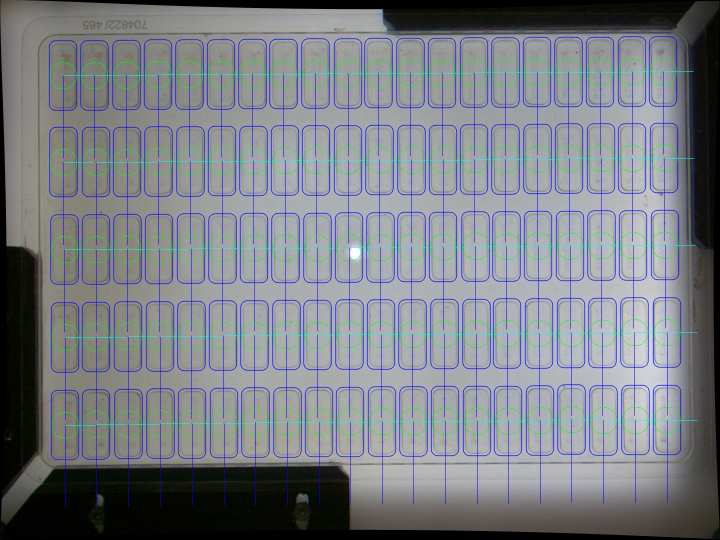
#> input picture rois_100.jpg, 1440 x 1080 px (shown at 1/2 size)
$ python -i split_data.py   (imports and definitions only)
#> lines starting #> are read from the running program, lines starting #| are printed output that depends on the picture; after the words box and inside, x2 and y2 are one past the last pixel; in counts of white or black regions, pixels touching at a corner belong together
### uitls.py
import math
import numpy as np
import cv2
from sklearn.cluster import KMeans

KS = 15

# [17 lines left out: functions get_distance, get_angle, not called in this run]

class feature:
    # [11 lines left out: functions __init__, __str__, not called in this run]

    def __repr__(self) -> str:
        return self.__str__()


# [69 lines left out: functions get_features, draw_features, draw_ok_nok, not called in this run]

def draw_roi(i, roi):
    cv2.rectangle(i, (0,0), roi[2::], (255,255,255), 3)


# [19 lines left out: functions divide_img_blocks, calculate_roi_coordinates, not called in this run]

def calculate_average_coordinates(coordinates, threshold):
    coordinates_array = np.array(coordinates)

    # Calculate pairwise distances
    pairwise_distances = np.linalg.norm(coordinates_array[:, None, :] - coordinates_array, axis=-1)

    # Create a mask for coordinates that are close to each other
    close_coordinates_mask = pairwise_distances < threshold

    # Calculate the average of each group of close coordinates
    average_coordinates = np.array([np.mean(coordinates_array[mask], axis=0) for mask in close_coordinates_mask])
    average_coordinates = np.unique(average_coordinates, axis=0)
    return average_coordinates.tolist()

# [9 lines left out: function auto_canny, not called in this run]

# [3 lines that do not run on import are left out]

### split_data.py
import sys
from os.path import exists, join
from os import listdir
from cv2 import selectROIs, destroyAllWindows, imread, imwrite, COLOR_BGR2GRAY, IMREAD_GRAYSCALE, cvtColor, resize, imwrite

from pickle import load, dump
from numpy import unique, append, array

from uuid import uuid1 as _id

import argparse

def applyRois(image, rois=[], expand=(0,0)):
    return ( image[y:y+h, x:x+w]  for x, y, w, h in rois )

# [4 lines left out: function createRois, not called in this run]

def saveRois(path, rois):
    with open(path or './rois', 'wb') as file:
        return dump(rois, file)

# [29 lines left out: functions loadRois, loadFrames, saveFrames, normalizeData, not called in this run]

def AdvancedRois(frame_path, w=55, h=77, r=0.7, _min=35, _max=40, group=50, show=True):
#> called with frame_path = 'rois_100.jpg', w = 55, h = 77, r = 0.7, _min = 35, _max = 40, group = 50, show = True
    import cv2
    import numpy as np
    from roi_viewer import calculate_corners, rounded_rectangle
    from uitls import calculate_average_coordinates

    frame = cv2.imread(frame_path)
#> frame is the input picture: shape (1080, 1440, 3); mean B, G, R 133.6, 126.9, 123
    drawing = np.zeros((frame.shape[0], frame.shape[1], 3), dtype=np.uint8)

    G = cv2.cvtColor(frame, cv2.COLOR_BGR2GRAY)
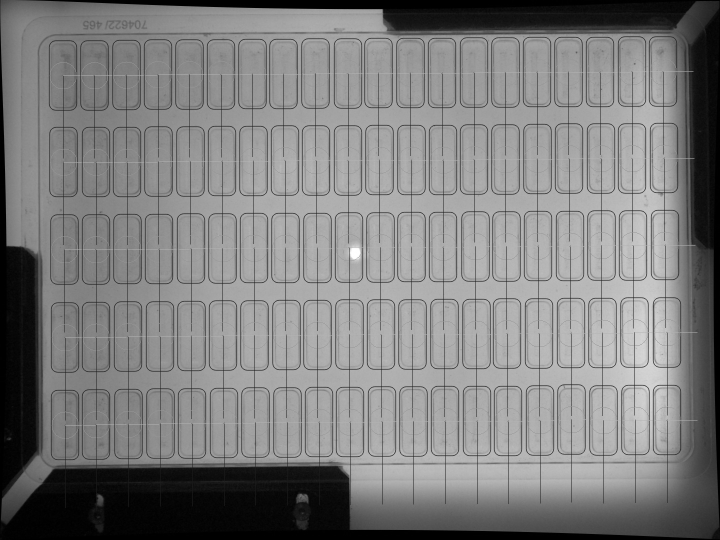
#> G: shape (1080, 1440) (shown at 1/2 size); min 0, max 255, mean 126.5
    B = cv2.GaussianBlur(G, (5,5), 0)

    k = cv2.getStructuringElement(cv2.MORPH_ELLIPSE, (3,7))

    MK = cv2.adaptiveThreshold(B,255,cv2.ADAPTIVE_THRESH_GAUSSIAN_C,\
        cv2.THRESH_BINARY,11,2)
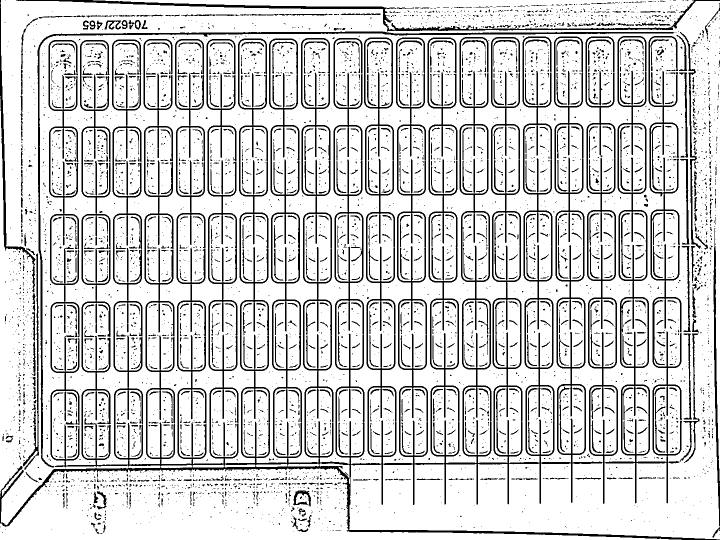
#> MK: shape (1080, 1440) (shown at 1/2 size); 82.2% white; 5981 black regions (4997 under 20 px)
    # MK = cv2.morphologyEx(MK, cv2.MORPH_OPEN, k, iterations=1)
    # MK = cv2.morphologyEx(MK, cv2.MORPH_ERODE, k, iterations=1)
    # MK = cv2.morphologyEx(MK, cv2.MORPH_CLOSE, k, iterations=1)
    ctn, _ = cv2.findContours(MK, cv2.RETR_TREE, cv2.CHAIN_APPROX_SIMPLE)
#> ctn = 6881 contours, 5527 with area under 20; largest, box (x1, y1, x2, y2) and area: (0, 0, 1440, 1079) 739940, (0, 937, 1363, 1080) 95314, (186, 0, 1387, 60) 37308, (74, 62, 1349, 936) 9970, (985, 77, 1038, 213) 6520
    ctn = list(filter(lambda c: 800 < cv2.contourArea(c) < 8500, ctn))
#> ctn = 76 contours; largest, box (x1, y1, x2, y2) and area: (985, 77, 1038, 213) 6520, (670, 79, 723, 215) 6518, (1111, 76, 1164, 212) 6516, (795, 78, 848, 214) 6516, (922, 77, 975, 213) 6516
    circles = [cv2.minEnclosingCircle(count) for count in ctn]
#> circles = 76 items

    coordinates_array = [circle[0] for circle in circles if _min < circle[1] < _max]
#> coordinates_array = []

    coordinates_array = calculate_average_coordinates(coordinates_array, group)
#> in calculate_average_coordinates, `coordinates_array = np.array(coordinates)`: coordinates_array = empty array
    #print(len(coordinates_array))
    rois = [calculate_corners(coordinate, w, h) for coordinate in coordinates_array]
    for _idx, roi in enumerate(rois):
        x,y,w,h = roi
        rounded_rectangle(frame, (x,y), (x+w, y+h), r, (255, 255, 255))
        cv2.putText(frame, str(_idx), (int(x+(w/2)), int(y+h/2)), cv2.FONT_HERSHEY_COMPLEX_SMALL, 1.5, (255,255,255))

    if show:
#        cv2.imshow('mk', MK )
        cv2.imshow('fr', frame )
#       if cv2.waitKey(0) == 27:
#           exit()
    return rois


# [76 lines left out: function main, not called in this run]


# [2 lines not run here, left out]

#> (the run stopped early here; a loop or call above may not have finished)

$ run again, on calibration/Image__2024-03-19__19-25-54.png
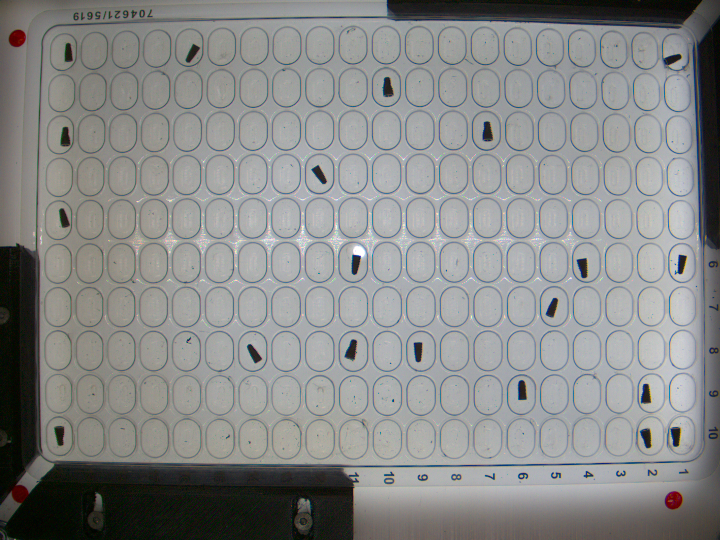
#> input picture calibration/Image__2024-03-19__19-25-54.png, 1440 x 1080 px (shown at 1/2 size)
#> in AdvancedRois, frame is the input picture: shape (1080, 1440, 3); mean B, G, R 136.3, 137.3, 136.1
#> in AdvancedRois, `MK = cv2.adaptiveThreshold(B,255,cv2.ADAPTIVE_THRESH_GAUSSIAN_C,\ cv2...`:
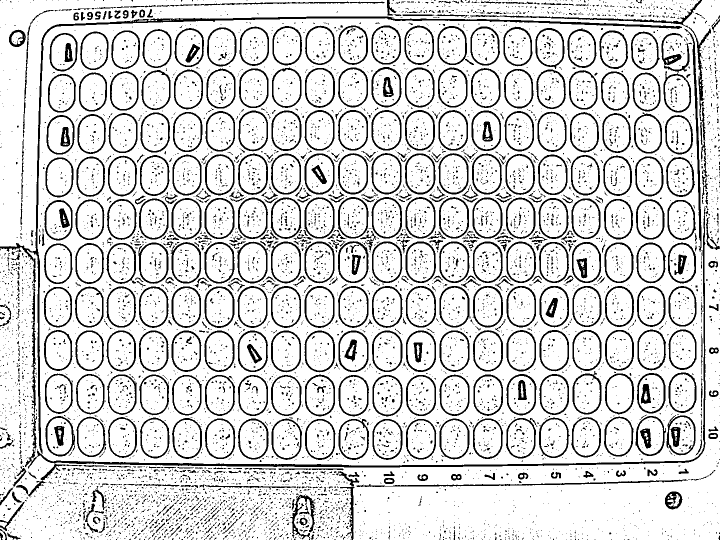
#> MK: shape (1080, 1440) (shown at 1/2 size); 83.6% white; 8550 black regions (7810 under 20 px)
#> in AdvancedRois, `ctn, _ = cv2.findContours(MK, cv2.RETR_TREE, cv2.CHAIN_APPROX_SIMPLE)`: ctn = 10022 contours, 8637 with area under 20; largest, box (x1, y1, x2, y2) and area: (0, 0, 1440, 1080) 1534805, (55, 417, 1417, 938) 9187, (1322, 65, 1384, 226) 5084, (675, 481, 738, 567) 4400, (541, 482, 603, 568) 4368
#> in AdvancedRois, `ctn = list(filter(lambda c: 800 < cv2.contourArea(c) < 8500, ctn))`: ctn = 406 contours; largest, box (x1, y1, x2, y2) and area: (1322, 65, 1384, 226) 5084, (675, 481, 738, 567) 4400, (541, 482, 603, 568) 4368, (676, 660, 738, 745) 4361, (675, 571, 738, 657) 4358
#> circles = 406 items
#> in AdvancedRois, `coordinates_array = [circle[0] for circle in circles if _min < circle[..`: coordinates_array = 207 pairs, first value 115.5 to 1364.5, second value 89.65 to 878.1
#> close_coordinates_mask: shape (207, 207) bool; 0.52% white in thin lines or dots
#> in calculate_average_coordinates, `average_coordinates = np.array([np.mean(coordinates_array[mask], axis=..`: average_coordinates has the same summary as coordinates_array in AdvancedRois
#> in calculate_average_coordinates, `average_coordinates = np.unique(average_coordinates, axis=0)`: average_coordinates = 199 pairs, first value 115.5 to 1364.5, second value 89.65 to 878.1
#> in AdvancedRois, `coordinates_array = calculate_average_coordinates(coordinates_array, g..`: coordinates_array has the same summary as average_coordinates in calculate_average_coordinates
#> rois = 199 items, first 6: (88, 488, 55, 77), (88, 575, 55, 77), (89, 661, 55, 77), (90, 401, 55, 77), (90, 748, 55, 77), (90, 315, 55, 77)
#> the loop in AdvancedRois, `for _idx, roi in enumerate(rois):` made 199 passes
#> (roi, x, y) on passes 1 to 3: ((88, 488, 55, 77), 88, 488), ((88, 575, 55, 77), 88, 575), ((89, 661, 55, 77), 89, 661)
#> after the loop in AdvancedRois, `for _idx, roi in enumerate(rois):`:
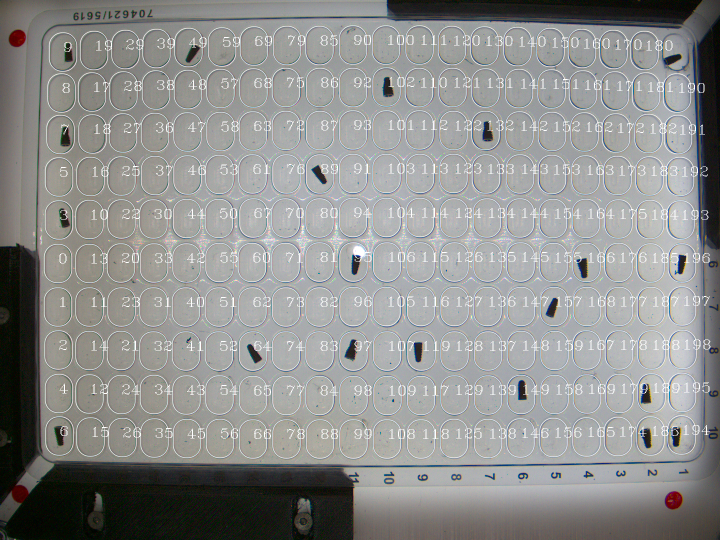
#> frame: shape (1080, 1440, 3) (shown at 1/2 size); 9.87% of pixels changed, all inside (x1, y1, x2, y2) = (87, 50, 1421, 918)
#> result has the same summary as rois in AdvancedRois
